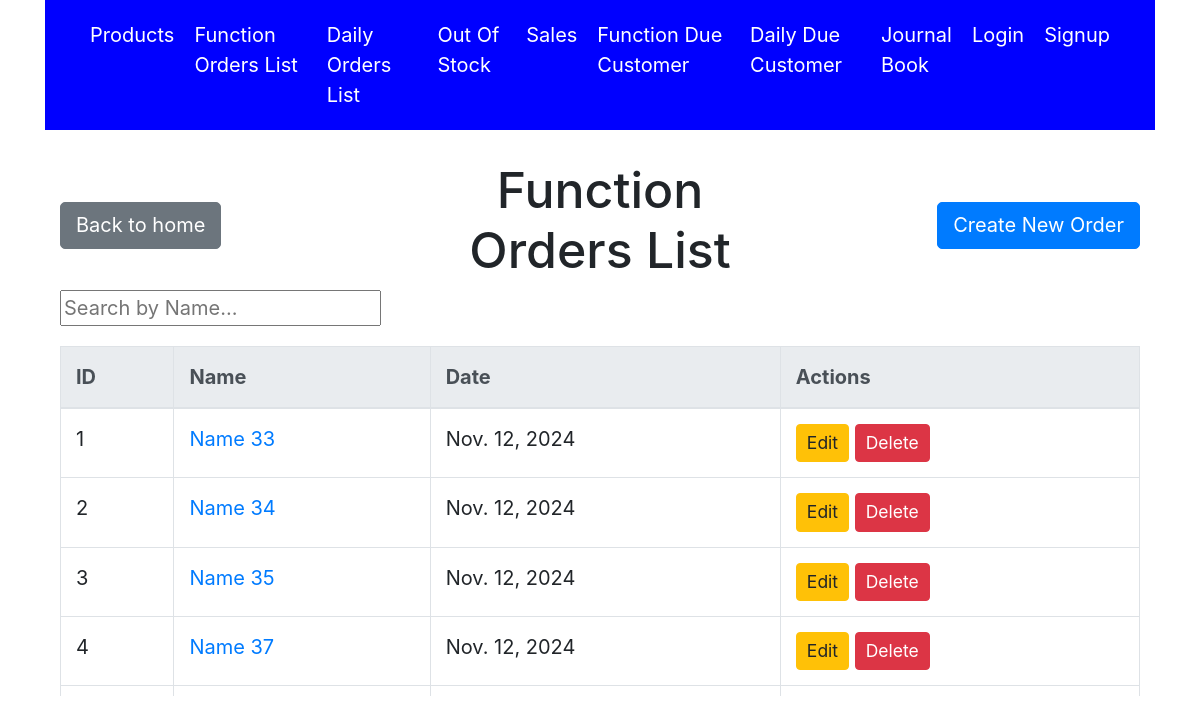
Before: /orders/function with the older database file.
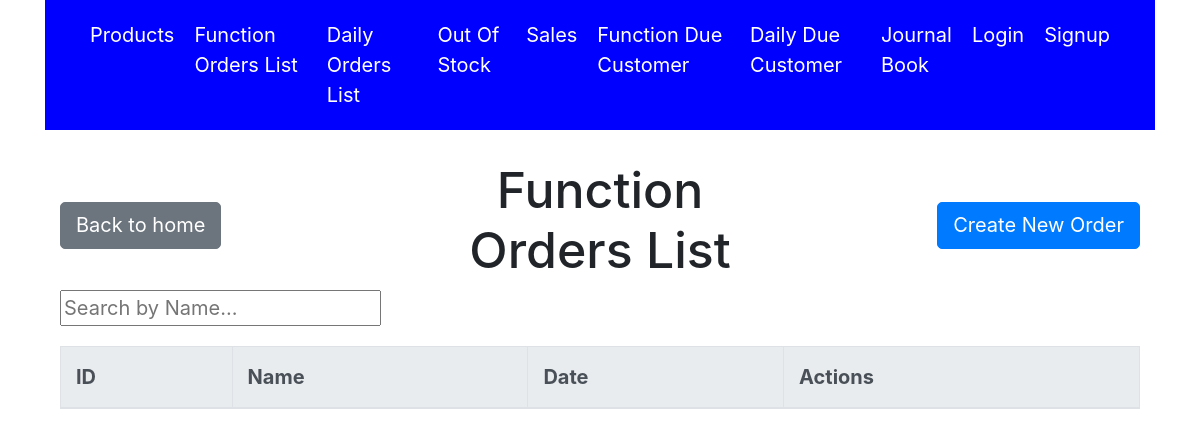
After: the same page with the newer database file.
### accounts/models.py (models this page shows, shortened)
class Orders(models.Model):
    name = models.CharField(max_length=255)
    date = models.DateField(default=timezone.now)
    is_function = models.BooleanField(default=True)

### accounts/views.py (the view)
# urls.py: path('orders/function', views.function_orders_list, name='function_orders_list'),
def function_orders_list(request):
    orders = Orders.objects.filter(is_function=True).order_by('-date')  # '-' before 'date' indicates descending order
    query = request.GET.get('q', '')  # Get the search query from GET parameters
    if query:
        orders_list = Orders.objects.filter(name__istartswith=query).order_by('name')  # Filter by query
    else:
        orders_list = Orders.objects.all().order_by('name')  # Get all products if no query
    return render(request, 'function_orders_list.html', {'orders': orders, 'orders_list' : orders_list})

### accounts/templates/function_orders_list.html (shortened to what this page needs)
{% extends 'base.html' %}
{% block content %}
<head>
    <link rel="stylesheet" href="https://maxcdn.bootstrapcdn.com/bootstrap/4.5.2/css/bootstrap.min.css">
</head>
<body class="container">
    <div class="row align-items-center mt-4">
        <div class="col text-left">
            <a href="{% url 'home' %}" class="btn btn-secondary">Back to home</a>
        </div>
        <div class="col text-center">
            <h1>Function Orders List</h1>
        </div>
        <div class="col text-right">
            <a href="{% url 'function_orders_create' %}?is_function=true" class="btn btn-primary">Create New Order</a>
        </div>
    </div>
    <div class="search-form mb-3">
        <input type="text" id="productSearch" placeholder="Search by Name..." onkeyup="searchProducts()">
    </div>
    <div class="table-wrapper">
        <table class="table table-bordered">
            <thead class="thead-light">
                <tr>
                    <th>ID</th>
                    <th>Name</th>
                    <th>Date</th>
                    <th>Actions</th>
                </tr>
            </thead>
            <tbody id="ordersTableBody">
                {% for order in orders %}
                    <tr class="order-item">
                        <td>{{ forloop.counter }}</td>
                        <td><a href="{% url 'function_orders_detail' order.id %}">{{ order.name }}</a></td>
                        <td>{{ order.date }}</td>
                        <td>
                            <a href="{% url 'function_orders_update' order.id %}" class="btn btn-warning btn-sm">Edit</a>
                            <form action="{% url 'function_orders_delete' order.id %}" method="POST" style="display:inline;">
                                <button type="submit" class="btn btn-danger btn-sm">Delete</button>
                            </form>
                        </td>
                    </tr>
                {% endfor %}
            </tbody>
        </table>
    </div>
    </div>
</body>
{% endblock %}

Changed rows visible on the page:
removed Orders: name "Name 33", date "Nov. 12, 2024"
removed Orders: name "Name 34", date "Nov. 12, 2024"
removed Orders: name "Name 35", date "Nov. 12, 2024"
removed Orders: name "Name 37", date "Nov. 12, 2024"
